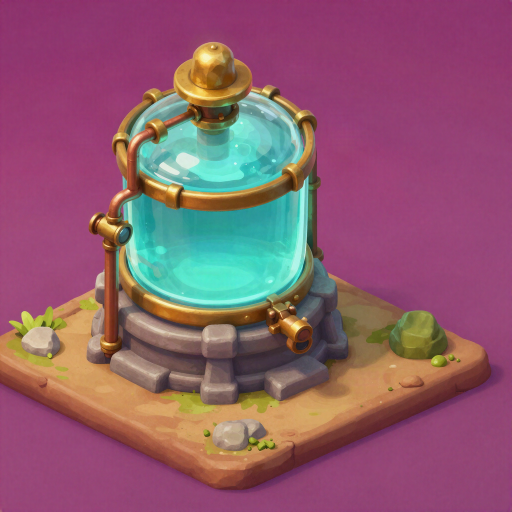
#> input picture art/source/generated/aetherStore_t1.webp, 1024 x 1024 px (shown at 1/2 size)
$ python gen_sprite.py source/generated/aetherStore_t1.webp source/generated/aetherWell_t1.webp 1.0 out.png
#> lines starting #> are read from the running program, lines starting #| are printed output that depends on the picture; after the words box and inside, x2 and y2 are one past the last pixel; in counts of white or black regions, pixels touching at a corner belong together
#> in cut, rgb is the input picture: PIL image 1024x1024 RGB; mean R, G, B 141.8, 91.8, 109.3
#!/usr/bin/env python3
"""Сгенерированный рисунок постройки -> игровой спрайт: вырезать фон, найти ромб основания, подогнать масштаб.

Использование: python3 art/gen_sprite.py <raw.png> <имя> <клеток> [out_dir]
Фон — однотонный или плавный градиент (берётся по углам картинки). Результат: <out>/buildings/<имя>.png и .json
(pivot — центр ромба основания, как у спрайтов из Blender; 128 px на клетку).
"""
import json
import os
import sys

import numpy as np
from PIL import Image, ImageFilter

TILE_PX = 128


def background_model(a):
    """Билинейная модель фона по четырём угловым окнам 6% картинки."""
    h, w, _ = a.shape
#> h = 1024; w = 1024
    k = max(8, int(min(h, w) * 0.06))
#> k = 61
    c = [a[:k, :k].reshape(-1, 3).mean(0), a[:k, -k:].reshape(-1, 3).mean(0), a[-k:, :k].reshape(-1, 3).mean(0), a[-k:, -k:].reshape(-1, 3).mean(0)]
#> c = [[141.2, 50.92, 108.6], [141, 53.3, 109.5], [152.1, 69.87, 119.6], [144.7, 67.48, 116.8]]
    yy, xx = np.mgrid[0:h, 0:w]
    u, v = (xx / (w - 1))[..., None], (yy / (h - 1))[..., None]
    top = c[0] * (1 - u) + c[1] * u
    bot = c[2] * (1 - u) + c[3] * u
    return top * (1 - v) + bot * v


def poly_model(a, mask):
    """Квадратичная модель фона по пикселям маски (устойчивая: два прохода с отбрасыванием выбросов)."""
    h, w, _ = a.shape
    yy, xx = np.mgrid[0:h, 0:w]
    u, v = xx / (w - 1) - 0.5, yy / (h - 1) - 0.5
    basis = np.stack([np.ones_like(u), u, v, u * u, v * v, u * v, u * u * v, u * v * v], -1)
    sel = mask.copy()
    for _ in range(2):
        idx = np.flatnonzero(sel)[::7]
        A = basis.reshape(-1, basis.shape[-1])[idx]
        coef, *_ = np.linalg.lstsq(A, a.reshape(-1, 3)[idx], rcond=None)
        model = basis @ coef
        err = np.sqrt(((a - model) ** 2).sum(2))
        sel = mask & (err < max(12.0, np.percentile(err[mask], 80)))
    return model


def flood_from_border(near):
    """Связная с краем картинки часть маски near (bool)."""
    from PIL import ImageDraw
    h, w = near.shape
    im = Image.fromarray(np.where(near, 0, 255).astype(np.uint8)).copy()  # fromarray в Pillow 12 — только чтение
    seeds = [(x, 0) for x in range(0, w, 24)] + [(x, h - 1) for x in range(0, w, 24)]
    seeds += [(0, y) for y in range(0, h, 24)] + [(w - 1, y) for y in range(0, h, 24)]
    for sx, sy in seeds:
        if im.getpixel((sx, sy)) == 0:
            ImageDraw.floodfill(im, (sx, sy), 128)
    return np.asarray(im) == 128


def hue_sat(x):
    mx, mn = x.max(2), x.min(2)
    d = mx - mn + 1e-6
    r, g, b = x[..., 0], x[..., 1], x[..., 2]
    hh = np.where(mx == r, (g - b) / d % 6, np.where(mx == g, (b - r) / d + 2, (r - g) / d + 4)) * 60
    return hh, d / (mx + 1e-6)


def cut(img, shadows=False):
    """Фон = область, связанная с краем картинки и близкая к модели фона. Генератор рисует фон с градиентом и виньеткой,
    поэтому модель уточняется итерациями: заливка -> квадратичная модель по залитому -> снова заливка.
    Ореолы света — пиксели фонового оттенка светлее фона — восстанавливаются как полупрозрачное тёплое свечение."""
    rgb = img.convert("RGB")
    a = np.asarray(rgb, dtype=np.float32)
    sm = np.asarray(rgb.filter(ImageFilter.GaussianBlur(1.0)), dtype=np.float32)
    model = background_model(a)
    _, ssm = hue_sat(sm)
    for thr in (48, 40, 36):
        dist = np.sqrt(((sm - model) ** 2).sum(2))
        _, smod = hue_sat(model)
        # насыщенность не ниже фоновой: серый камень того же тона фоном не считается
        filled = flood_from_border((dist < thr) & (ssm > smod * 0.6))
        model = poly_model(sm, filled)
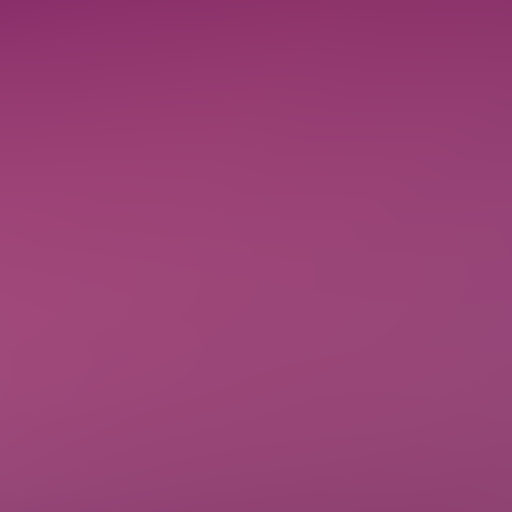
#> model: shape (1024, 1024, 3) float64 (shown at 1/2 size); mean R, G, B 151.4, 65.9, 117.1
    dist = np.sqrt(((a - model) ** 2).sum(2))
    hb, sb = hue_sat(model)
    # проверка исходника: фон должен быть насыщенно-пурпурным везде, иначе он сливается с землёй и камнем
    off = np.abs((hb[filled] - 305 + 180) % 360 - 180)
    if np.percentile(off, 95) > 40 or np.percentile(sb[filled], 5) < 0.3:
        print(f"ВНИМАНИЕ: фон не пурпурный (отклонение оттенка {np.percentile(off, 95):.0f}°, насыщенность {np.percentile(sb[filled], 5):.2f})"
              " — вырезка будет грязной, лучше перегенерировать", file=sys.stderr)
    ha, sa = hue_sat(a)
    hd = np.abs((ha - hb + 180) % 360 - 180)
    vb_, va_ = model.max(2), a.max(2)
    # «карманы» фона внутри контура: точно цвет и оттенок фона (серый камень с розоватым отливом не трогаем)
    base = filled | ((dist < 14) & (hd < 30) & (sa > 0.25))
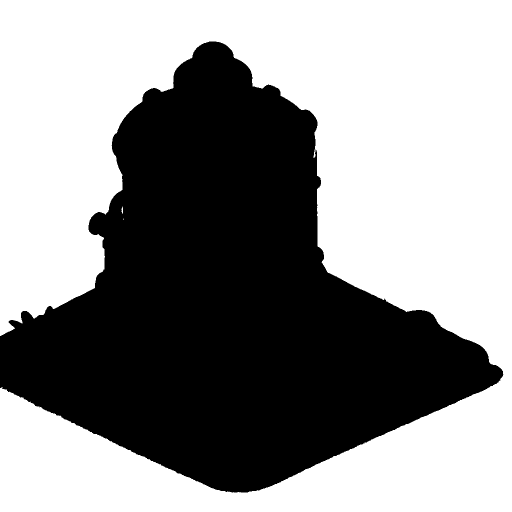
#> base: shape (1024, 1024) bool (shown at 1/2 size); 56.6% white; 1 black region, box (x1, y1, x2, y2) and area: (0, 83, 1007, 985) 455591
    background = base.copy()
    # ореол: цвет лежит на отрезке «фон -> свет» (тёплый свет фонаря или бирюзовый туман Эфира поверх фона)
    glows = [np.array([255, 205, 130], np.float32), np.array([120, 235, 255], np.float32)]
    best_t = np.zeros(a.shape[:2], np.float32)
    best_r = np.full(a.shape[:2], 1e9, np.float32)
    glow_id = np.zeros(a.shape[:2], np.int8)
    for gi, gc in enumerate(glows):
        dv = gc - model
        tt = ((a - model) * dv).sum(2) / np.maximum((dv ** 2).sum(2), 1)
        resid = np.sqrt(((a - model - tt[..., None] * dv) ** 2).sum(2))
        better = (resid < best_r) & (tt > 0.06)
        best_t = np.where(better, tt, best_t)
        best_r = np.where(better, resid, best_r)
        glow_id = np.where(better, gi, glow_id)
#> this loop made 2 passes
#> pass 1, in cut, `dv = gc - model`:
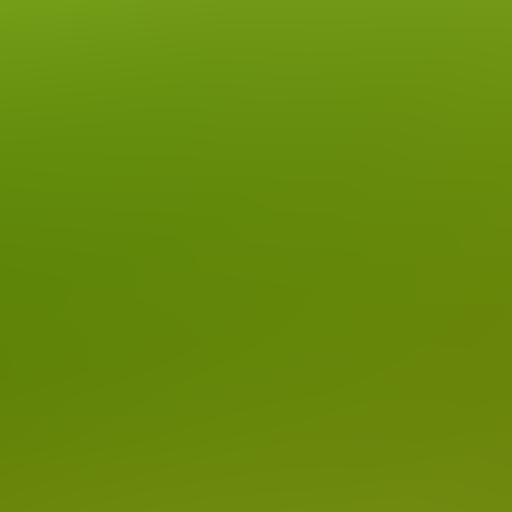
#> dv: shape (1024, 1024, 3) float64 (shown at 1/2 size); mean R, G, B 103.6, 139.1, 12.9
#> pass 1, in cut, `tt = ((a - model) * dv).sum(2) / np.maximum((dv ** 2).sum(2), 1)`:
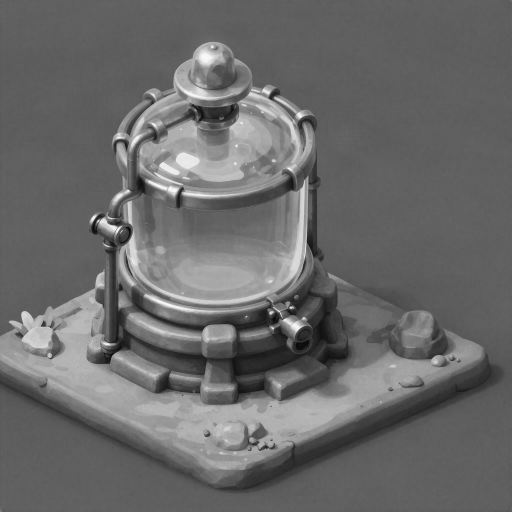
#> tt: shape (1024, 1024) float64 (shown at 1/2 size); min -0.735, max 1.24, mean 0.0859; drawn with min black and max white
#> after the loop:
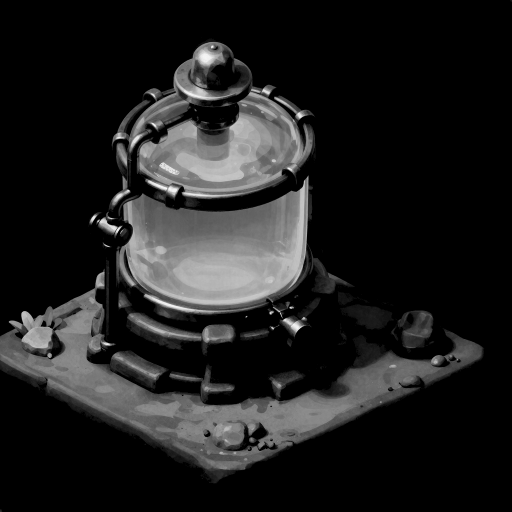
#> best_t: shape (1024, 1024) float64 (shown at 1/2 size); min 0, max 1.23, mean 0.15; drawn with min black and max white
#> after the loop:
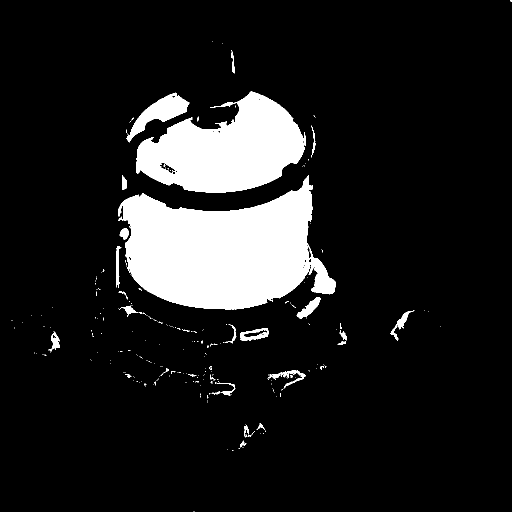
#> better: shape (1024, 1024) bool (shown at 1/2 size); 11.9% white; 268 white regions (237 under 20 px), largest, box (x1, y1, x2, y2) and area: (236, 351, 672, 620) 72635, (273, 183, 612, 385) 41986, (253, 185, 379, 285) 4105
    cand = ((hd < 28) & (sa > 0.22) & (va_ > vb_ + 10)) | ((best_t > 0.06) & (best_t < 0.9) & (best_r < 26))
#> cand: shape (1024, 1024) bool; 1.7% white; 955 white regions (871 under 20 px), largest, box (x1, y1, x2, y2) and area: (509, 813, 650, 864) 2098, (274, 804, 358, 836) 1202, (122, 623, 181, 668) 1156
    # рост ореола только при плавном нарастании света (не больше 0.1 за пиксель по сглаженной карте): у ореола свет нарастает от фона
    # постепенно, а освещённая земля или песок начинаются резким краем
    bt = np.clip(best_t, 0, 1)
    bt = np.asarray(Image.fromarray((bt * 255).astype(np.uint8)).filter(ImageFilter.GaussianBlur(2.5)), np.float32) / 255
    tmap = np.where(background, bt, 0.0).astype(np.float32)
    for _ in range(600):
        grown = background.copy()
        for sl_dst, sl_src in (((slice(1, None),), (slice(None, -1),)), ((slice(None, -1),), (slice(1, None),)),
                               ((slice(None), slice(1, None)), (slice(None), slice(None, -1))),
                               ((slice(None), slice(None, -1)), (slice(None), slice(1, None)))):
            ok = background[sl_src] & (bt[sl_dst] <= tmap[sl_src] + 0.1)
            grown[sl_dst] |= ok
        grown &= cand | background
        if (grown == background).all():
            break
        tmap = np.where(grown & ~background, bt, tmap)
        background = grown
#> this loop made 35 passes
#> pass 1, in cut, `grown &= cand | background`:
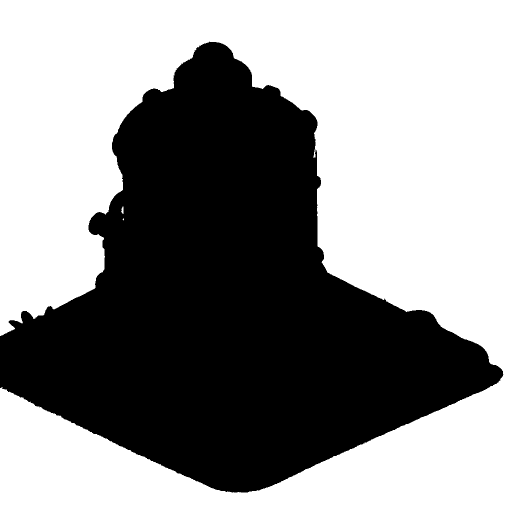
#> grown: shape (1024, 1024) bool (shown at 1/2 size); 56.6% white; 1 black region, box (x1, y1, x2, y2) and area: (0, 83, 1007, 985) 454927
    halo = background & ((va_ > vb_ + 12) | (best_t > 0.12)) & (best_r < 40)  # свет поверх фона
    # тени, нарисованные генератором на фоне (для декора): фон, затемнённый к чёрному, — становится мягкой тенью
    shadow = np.zeros_like(background)
    if shadows:
        k = (a * model).sum(2) / np.maximum((model ** 2).sum(2), 1)
        sres = np.sqrt(((a - k[..., None] * model) ** 2).sum(2))
        scand = (k > 0.25) & (k < 0.94) & (sres < 20) & (hd < 35)
        sh = background.copy()
        for _ in range(400):
            g2 = sh.copy()
            g2[1:] |= sh[:-1]; g2[:-1] |= sh[1:]; g2[:, 1:] |= sh[:, :-1]; g2[:, :-1] |= sh[:, 1:]
            g2 &= scand | sh
            if (g2 == sh).all():
                break
            sh = g2
        shadow = sh & ~background
        background = background | shadow
    # бахрома: пиксели фонового оттенка у самой границы (кромка, смешанная с фоном)
    near_bg = background.copy()
    for _ in range(3):
        g2 = near_bg.copy()
        g2[1:] |= near_bg[:-1]; g2[:-1] |= near_bg[1:]; g2[:, 1:] |= near_bg[:, :-1]; g2[:, :-1] |= near_bg[:, 1:]
        near_bg = g2
    fringe = near_bg & ~background & (hd < 40) & (sa > 0.18) & (dist < 70)
    background = background | fringe
    alpha = np.where(background, 0.0, 1.0)
    m = Image.fromarray((alpha * 255).astype(np.uint8)).filter(ImageFilter.MinFilter(3)).filter(ImageFilter.GaussianBlur(0.8))
    alpha = np.asarray(m, dtype=np.float32) / 255
    edge = (alpha > 0) & (alpha < 1)
    a2 = a.copy()
    a2[edge] = np.clip((a[edge] - model[edge] * (1 - alpha[edge, None])) / np.maximum(alpha[edge, None], 0.3), 0, 255)
    # отсвет фона внутри постройки (стекло фонаря, рефлексы): гасим пурпур — R и B не выше G
    spill = (alpha > 0.5) & ~halo & (hd < 40) & (sa > 0.15)
    mn = np.minimum(a2[..., 0], a2[..., 2])
    excess = np.clip(mn - a2[..., 1], 0, None) * spill
    a2[..., 0] -= excess * 0.85
    a2[..., 2] -= excess
    if shadows:
        a2[shadow] = [24, 18, 30]
        alpha[shadow] = np.clip((1 - k[shadow]) * 0.85, 0, 0.6)
    gcol = np.stack(glows)[glow_id[halo]]
#> gcol = 1845 rows, first 8: [255, 205, 130], [255, 205, 130], [255, 205, 130], [255, 205, 130], [255, 205, 130], [255, 205, 130], [255, 205, 130], [255, 205, 130]
    a2[halo] = gcol
    alpha[halo] = np.maximum(alpha[halo], np.clip(best_t[halo], 0, 1) * 0.8)
    rgba = np.dstack([a2, alpha * 255]).astype(np.uint8)
    return Image.fromarray(rgba, "RGBA")


def base_diamond(alpha):
    """Левый и правый край основания: самые крайние непрозрачные точки в нижних 45% рисунка."""
    h, w = alpha.shape
#> h = 1024; w = 1024
    ys, xs = np.nonzero(alpha > 128)
    low = ys > ys.min() + (ys.max() - ys.min()) * 0.55
    ys, xs = ys[low], xs[low]
    li, ri = xs.argmin(), xs.argmax()
#> li = 69622; ri = 138266
    return (xs[li], ys[li]), (xs[ri], ys[ri]), ys.max()


def main():
    raw, name, size = sys.argv[1], sys.argv[2], float(sys.argv[3])
    out = sys.argv[4] if len(sys.argv) > 4 else "art/out"
    fill = float(os.environ.get("FILL", "1.0"))
    im = cut(Image.open(raw), shadows=os.environ.get("SHADOWS") == "1")  # SHADOWS=1 — нарисованная тень станет мягкой
    al = np.asarray(im)[..., 3]
    (lx, ly), (rx, ry), bottom = base_diamond(al)
#> lx = 0; ly = 673; rx = 1001; ry = 743; bottom = 980
    width = rx - lx
#> width = 1001
    scale = size * TILE_PX * fill / width
#> scale = 0.128
    cx, cy = (lx + rx) / 2, (ly + ry) / 2
#> cx = 500.5; cy = 708
    # проверка проекции: у ромба 2:1 высота от линии краёв до нижней вершины = половина полуширины
    ratio = (bottom - cy) / (width / 2)
#> ratio = 0.543
    im = im.resize((max(1, int(im.width * scale)), max(1, int(im.height * scale))), Image.LANCZOS)
    bbox = im.getchannel("A").getbbox()
#> bbox = (0, 8, 130, 130)
    im = im.crop(bbox)
    px, py = cx * scale - bbox[0], cy * scale - bbox[1]
#> px = 64; py = 82.53
    os.makedirs(os.path.join(out, "buildings"), exist_ok=True)
    path = os.path.join(out, "buildings", name + ".png")
    im.save(path)
    with open(path[:-4] + ".json", "w") as f:
        json.dump({"size": size, "pivot": [round(px, 1), round(py, 1)], "tilePx": TILE_PX, "w": im.width, "h": im.height, "source": "generated"}, f)
    print(f"{name}: {im.size} pivot=({px:.0f},{py:.0f}) diamond ratio={ratio:.2f} (2:1 -> 0.50)")
#| source/generated/aetherWell_t1.webp: (130, 122) pivot=(64,83) diamond ratio=0.54 (2:1 -> 0.50)


if __name__ == "__main__":
    main()

$ run again, on art/source/generated/barracks_t1.webp
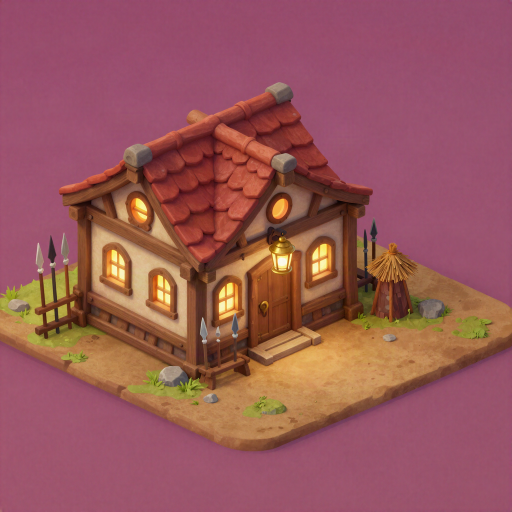
#> input picture art/source/generated/barracks_t1.webp, 1024 x 1024 px (shown at 1/2 size)
#> in cut, rgb is the input picture: PIL image 1024x1024 RGB; mean R, G, B 151.8, 86.7, 89.3
#> c = [[151, 74.43, 106.6], [147.6, 75.5, 107.6], [158.8, 84.2, 108.8], [153.7, 81.82, 107.1]]
#> in cut, `base = filled | ((dist < 14) & (hd < 30) & (sa > 0.25))`:
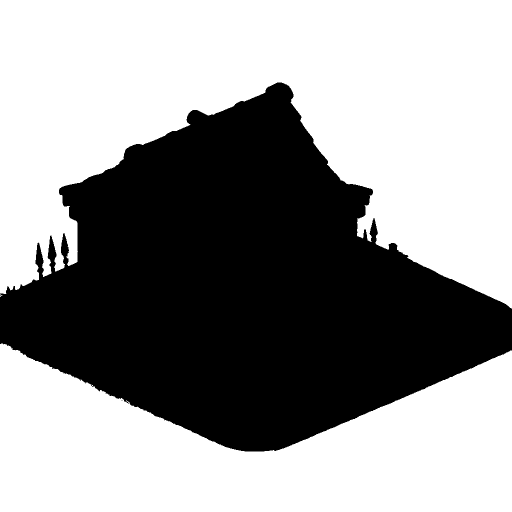
#> base: shape (1024, 1024) bool (shown at 1/2 size); 59.1% white; 2 black regions (1 under 20 px), largest, box (x1, y1, x2, y2) and area: (0, 165, 1024, 903) 428774
#> cand: shape (1024, 1024) bool; 2.3% white; 793 white regions (740 under 20 px), largest, box (x1, y1, x2, y2) and area: (184, 454, 374, 674) 13348, (300, 424, 350, 492) 1184, (458, 496, 541, 551) 1074
#> in cut, `bt = np.clip(best_t, 0, 1)`:
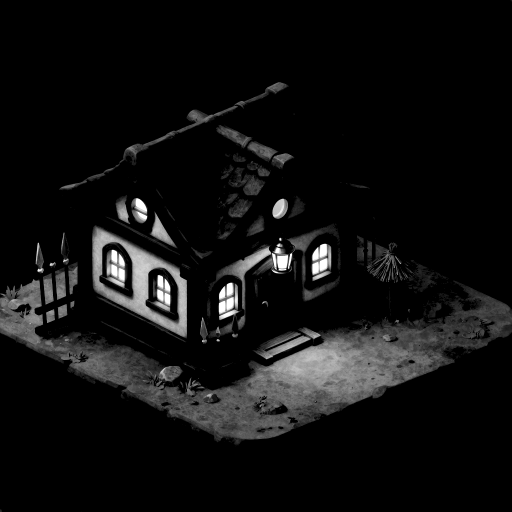
#> bt: shape (1024, 1024) float64 (shown at 1/2 size); min 0, max 1, mean 0.0646
#> gcol = 815 rows, first 8: [255, 205, 130], [255, 205, 130], [120, 235, 255], [120, 235, 255], [255, 205, 130], [120, 235, 255], [120, 235, 255], [255, 205, 130]
#> li = 24156; ri = 48293
#> lx = 0; ly = 596; rx = 1023; ry = 619; bottom = 899
#> width = 1023
#> scale = 0.125
#> cx = 511.5; cy = 607.5
#> ratio = 0.57
#> bbox = (0, 18, 128, 128)
#> px = 64; py = 58.01
#| source/generated/barracks_t1.webp: (128, 110) pivot=(64,58) diamond ratio=0.57 (2:1 -> 0.50)
